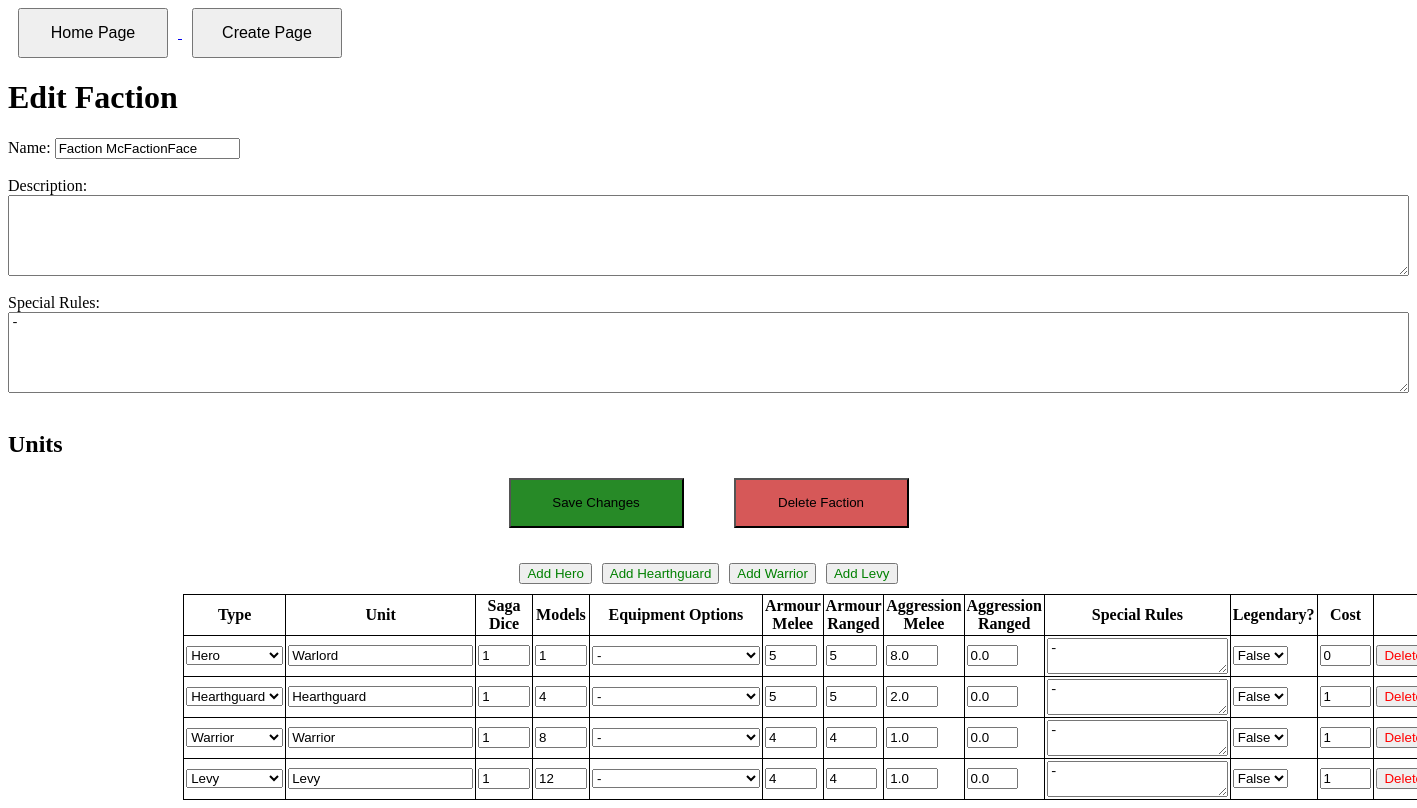
The app's page /saga/edit/13 with its own data.
### saga/models.py (models this page shows, shortened)
class Faction(models.Model):
    id = models.AutoField(primary_key=True)
    name = models.CharField(max_length = 30)
    description = models.TextField(default = "")
    specialRules = models.TextField(default = "-")

class Unit(models.Model):
    id = models.AutoField(primary_key=True)
    sagaDice = models.PositiveIntegerField(default = 1)
    cost = models.PositiveIntegerField(default = 1)
    unitType = models.CharField(max_length = 20, default = "Hearthguard", choices=So.unitOptions)
    unitName = models.CharField(max_length = 50, default = "Hearthguard")
    numModels = models.PositiveIntegerField(default = 4)
    equipment = models.CharField(max_length = 50, default = "-", choices=So.equipmentOptions)
    armourMelee = models.PositiveIntegerField(default = 5)
    armourRanged = models.PositiveIntegerField(default = 5)
    aggMelee = models.FloatField(default = 2)
    aggRanged = models.FloatField(default = 0)
    specialRules = models.TextField(default = "-")
    isLegendary = models.BooleanField(default = False)
    factionId = models.ForeignKey(Faction, on_delete = models.CASCADE)

### saga/views.py (the view)
# urls.py: path("edit/<int:factionId>", views.edit, name = 'edit'),
def edit(request,factionId):
    faction = Faction.objects.filter(id = factionId)
    if faction.count() > 0:
        unitList = Unit.objects.filter(factionId__id = factionId)
        if unitList.count() > 0:
            heroList = Unit.objects.filter(factionId__id = factionId, unitType = "Hero").order_by("unitName")
            hearthguardList = Unit.objects.filter(factionId__id = factionId, unitType = "Hearthguard").order_by("unitName")
            warriorList = Unit.objects.filter(factionId__id = factionId, unitType = "Warrior").order_by("unitName")
            levyList = Unit.objects.filter(factionId__id = factionId, unitType = "Levy").order_by("unitName")
            unitSet = [heroList,hearthguardList,warriorList,levyList]
            context = {
                "unitSet" :unitSet,
                "faction" : faction,
                "options" : Options
                }
            return render(request, "saga/edit.html", context)
    else:
        return redirect(reverse('saga:create'))

### saga/templates/saga/edit.html (shortened to what this page needs)
<!DOCTYPE html>
<html lang="en">
{% load static %}
<link rel="stylesheet" href = "{%static 'saga/style.css'%}">
<head>
</head>
<body>
    <nav>
        <div class = "navBox">
            <a href = "{% url 'saga:index' %}" >
                <button> Home Page </button>
            </a>
            <a href = "{% url 'saga:create' %}" >
                <button> Create Page </button>
            </a>
        </div>
    </nav>
    <h1>Edit Faction</h1>
    <form id = "factionForm" method = "post">
        <label for = "fName">Name:</label>
        <input type = "text" id = "fName" name = 'fName' value = "{% autoescape off %}{{faction.first.name}}{% endautoescape %}">
        <br><br>
        <div style="display: flex; flex-direction: column;">
            <label for = "fDescription">Description:</label>
            <textarea id = "fDescription" name = 'fDescription' rows = "5", cols = "30">{{faction.first.description}}</textarea>
            <br>
            <label for = "fSpecial">Special Rules:</label>
            <textarea id = "fSpecial" name = 'fSpecial' rows = "5", cols = "30">{{faction.first.specialRules}}</textarea>
        </div>
        <br>
        <h2>Units</h2>
        <div class = "submitButtonBox">
            <button id = "saveSubmit"   type="button" onclick="submitEditForm('{% url 'saga:editPush' factionId=faction.first.id%}')">Save Changes</button>
            <button id = "deleteSubmit" type="button" onclick="submitDeleteForm('{% url 'saga:delete' factionId=faction.first.id%}')">Delete Faction</button>
        </div>
        <div style = "width: 75%; margin: 0 auto;">
            <div class = "addButtonBox">
                <button class = "addButton" type = "button" id = "addHero" onclick = "addUnit('Hero')"> Add Hero</button>
                <button class = "addButton" type = "button" id = "addHearthguard" onclick = "addUnit('Hearthguard')"> Add Hearthguard</button>
                <button class = "addButton" type = "button" id = "addWarrior" onclick = "addUnit('Warrior')"> Add Warrior</button>
                <button class = "addButton" type = "button" id = "addLevy" onclick = "addUnit('Levy')"> Add Levy</button>
            </div>
            <table id = "unitTable">
                <tr>
                    <th>Type</th>
                    <th>Unit</th>
                    <th>Saga Dice</th>
                    <th>Models</th>
                    <th>Equipment Options</th>
                    <th>Armour Melee</th>
                    <th>Armour Ranged</th>
                    <th>Aggression Melee</th>
                    <th>Aggression Ranged</th>
                    <th>Special Rules</th>
                    <th>Legendary?</th>
                    <th>Cost</th>
                </tr>
                {% for collection in unitSet %}
                    {% for unit in collection %}
                        <tr>
                            <td>
                                <select name = "unitType">
                                    {% for tuple in options.unitOptions %}
                                        <option value = "{{ tuple.0 }}" {%if tuple.1 == unit.unitType %} selected {%endif%}>{{tuple.1}}</option>
                                    {% endfor %}
                                </select>
                            </td>
                            <td><input type = "text" name = "unitName"  value = "{% autoescape off %}{{unit.unitName}}{% endautoescape %}"></td>
                            <td><input type = "number" name = "sagaDice" class = "shrinkInput" min = "0"  value = {{unit.sagaDice}}></td>
                            <td><input type = "number" name = "numModels" class = "shrinkInput" min = "0"  value = {{unit.numModels}}></td>
                            <td>
                                <select name = "equipment">
                                    {% for tuple in options.equipmentOptions %}
                                        <option value = "{{ tuple.0 }}" {%if tuple.1 == unit.equipment %} selected {%endif%}>{{tuple.1}}</option>
                                    {% endfor %}
                                </select>
                            </td>
                            <td><input type = "number" name = "armourMelee" class = "shrinkInput" min = "0" value = {{unit.armourMelee}}></td>
                            <td><input type = "number" name = "armourRanged" class = "shrinkInput" min = "0" value = {{unit.armourRanged}}></td>
                            <td><input type = "number" name = "aggMelee" class = "shrinkInput" min = "0" step = "0.01" value = {{unit.aggMelee}}></td>
                            <td><input type = "number" name = "aggRanged" class = "shrinkInput" min = "0" step = "0.01" value = {{unit.aggRanged}}></td>
                            <td><textarea name = "specialRules">{{ unit.specialRules }}</textarea></td>
                            <td>
                                <select name ="isLegendary">
                                    <option value = "False" {% if not unit.isLegendary %} selected {% endif %}>False</option>
                                </select>
                            </td>
                            <td><input type = "number" name = "cost" class = "shrinkInput" value = {{unit.cost}}></td>
                            <td><button class = "deleteRow" type = "button">Delete</button></td>
                        </tr>
                    {% endfor %}
                {% endfor %}
            </table>
        </div>
    </form>
</body>
</html>

### saga/static/saga/style.css (style rules this page uses)
table { border-collapse: collapse; border: 1px solid black; table-layout: fixed; }
th,td { border: 1px solid black; padding: 2px; }
.shrinkInput { box-sizing: border-box; width: 7ch; margin: auto; }
textarea { vertical-align: top; }
.deleteRow { color: red; }
.addButton { color: green; margin-right: 5; margin-left: 5; }
.addButtonBox { display: flex; justify-content: center; align-items: center; gap:10px; margin-bottom:10px; }
.submitButtonBox { display: flex; justify-content: center; align-items: center; gap: 50px; margin-bottom: 35px; margin-top: 0px; }
#saveSubmit { background-color: rgb(39, 138, 39); height: 50px; width: 175px; }
#deleteSubmit { background-color: rgba(196, 12, 12, 0.685); height: 50px; width: 175px; }
.navBox { justify-content: center; align-items: left; gap:10px; }
.navBox button { width: 150px; height: 50px; font-size: 16px; margin: 0 10px; }

### records on screen
Faction: fName "Faction McFactionFace", fSpecial "-"
Unit: unitType "Hero", unitName "Warlord", sagaDice "1", numModels "1", equipment "-", armourMelee "5", armourRanged "5", aggMelee "8.0", aggRanged "0.0", specialRules "-", isLegendary "False", cost "0"
Unit: unitType "Hearthguard", unitName "Hearthguard", sagaDice "1", numModels "4", equipment "-", armourMelee "5", armourRanged "5", aggMelee "2.0", aggRanged "0.0", specialRules "-", isLegendary "False", cost "1"
Unit: unitType "Warrior", unitName "Warrior", sagaDice "1", numModels "8", equipment "-", armourMelee "4", armourRanged "4", aggMelee "1.0", aggRanged "0.0", specialRules "-", isLegendary "False", cost "1"
Unit: unitType "Levy", unitName "Levy", sagaDice "1", numModels "12", equipment "-", armourMelee "4", armourRanged "4", aggMelee "1.0", aggRanged "0.0", specialRules "-", isLegendary "False", cost "1"
